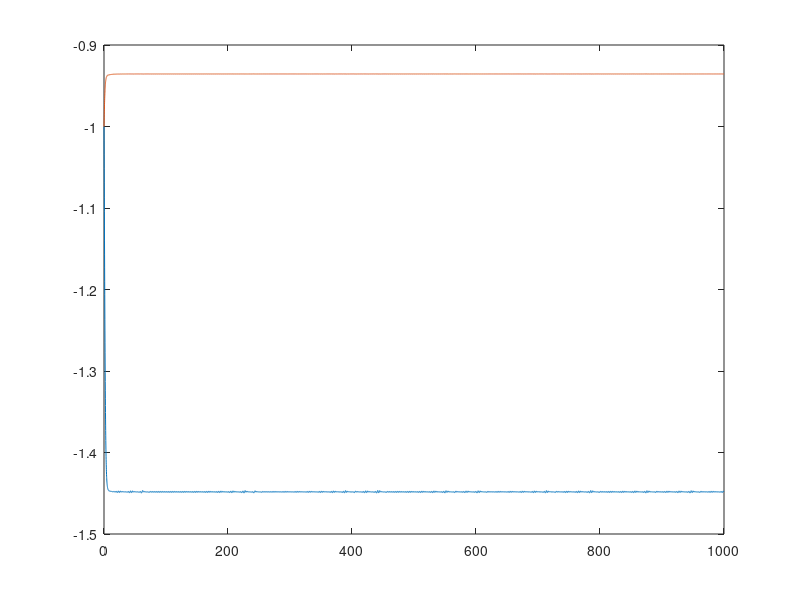
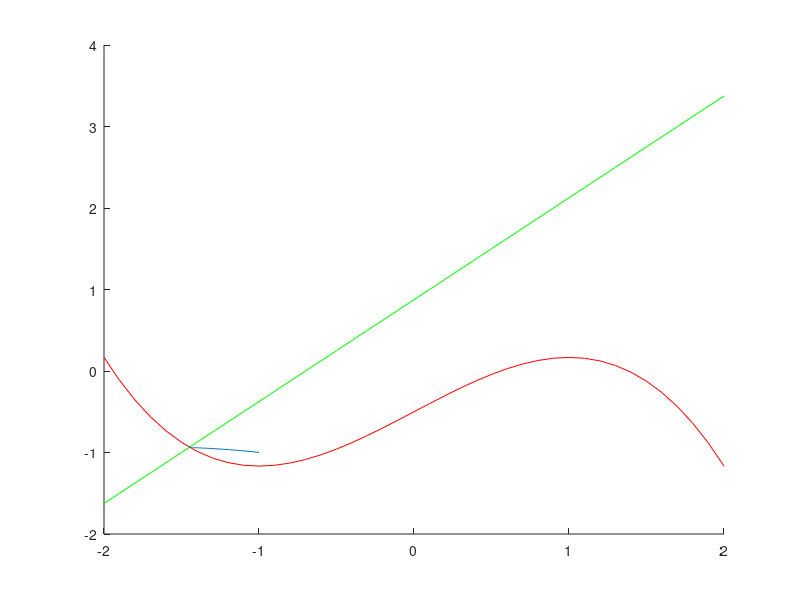

The MATLAB source for these figures, in order:
t=0:0.1:1000;
%{
a=0.08;
b=0.7;
c=0.8;
I=0.5;
x0=[0;0];
%}
a=0.08;
b=0.7;
c=0.8;
I=-0.5;
x0=[-1;-1];

function dxdt = fhn(t,x,a,b,c,I)
    dxdt=[x(1)-(x(1)^3)/3-x(2)+I;
          a*(b+x(1)-c*x(2))];
end

function iso = isoclines( V,I,b,c )
    iso = [V-(V.^3)/3+I;(b+V)/c];
end

function dydt = jacobian( x,a,c )
%UNTITLED5 Summary of this function goes here
%   Detailed explanation goes here
dydt=[1-x(1)^2,-1;a,-a*c];
end

%Il = @(t)In(t,50);

eq=@(t,x)fhn(t,x,a,b,c,I);
[t,x]=ode45(eq, t, x0);
iso = isoclines(-2:0.1:2,I,b,c);
figure(1);
plot(t, x)
figure(2);
hold on
plot(-2:0.1:2,iso(1,:),'red')
plot(-2:0.1:2,iso(2,:),'green')
plot(x(:,1),x(:,2))
hold off

%hold on
%{
j = 1
for I=[0,0.25,1.0,2.0]
    subplot(2,2,j)
	eq=@(t,x)fhn(t,x,a,b,c,I);
	[t,x]=ode45(eq, t, x0);
	%plot(t, x)
    iso = isoclines(-2:0.1:2,I,b,c);
    plot(-2:0.1:2,iso(1,:),'red')
    hold on
    plot(-2:0.1:2,iso(2,:),'green')
    plot(x(:,1),x(:,2))
    j = j+1;
end
%}

%{
x = transpose([-2:0.04:2; -2:0.04:2])
J=zeros(100,4);
for i=1:101
    j = jacobian(x(i,:),a,c);
	J(i,1:2)= j(1:2);
    J(i,3:4)= j(3:4);
end
plot(x(1:101,1),J)
hold off
%}

%https://www.intechopen.com/source/html/40762/media/image13.png
%{
hold on
for I=0:0.02:5
	eq=@(t,x)fhn(t,x,a,b,c,I);
	[t,x]=ode45(eq, t, x0);
    f=@(x)fhn(0,x,a,b,c,I);
	eqx=fsolve(f,x0);
	spec=eig(jacobian(eqx,a,c));
	respec = real(spec);
	plot(I, respec,'o');
end
hold off
%}
%{
I=1.5;
iso = isoclines(-2:0.1:2,I,b,c);
hold on
plot(-2:0.1:2,iso(1,:))
plot(-2:0.1:2,iso(2,:))
f=@(x)fhn(0,x,a,b,c,I);
eqx=fsolve(f,[1;1]);
plot(eqx(1),eqx(2),'o')
%}

%{
I=1.5;
[V,W] = meshgrid(-10:2:10);
[V,W];
dV = V-V^3/3-W+1;
dW = a*(b+V-c*W);
hold on
quiver(V,W,dV,dW)
eq=@(t,x)fhn(t,x,a,b,c,I);
[t,x]=ode45(eq, t, [-5;6]);
plot(x(:,1),x(:,2))
[t,x]=ode45(eq, t, [5;6]);
plot(x(:,1),x(:,2))
[t,x]=ode45(eq, t, [-6;1]);
plot(x(:,1),x(:,2))
[t,x]=ode45(eq, t, [1;-6]);
plot(x(:,1),x(:,2))
[t,x]=ode45(eq, t, [-5;-6]);
plot(x(:,1),x(:,2))
[t,x]=ode45(eq, t, [10;5]);
plot(x(:,1),x(:,2))
[t,x]=ode45(eq, t, [6;-2]);
plot(x(:,1),x(:,2))
%}
